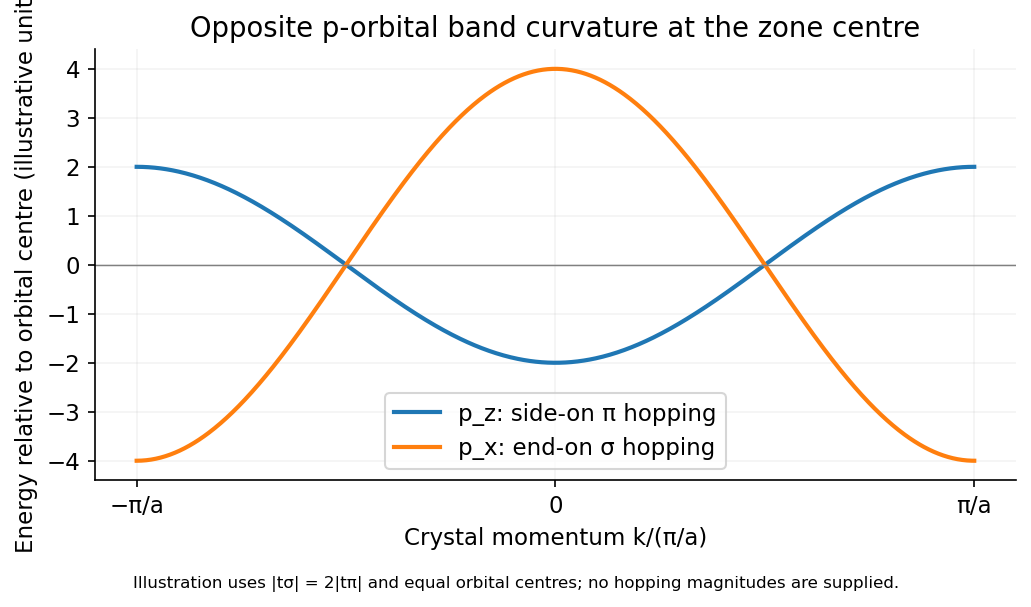

The script that drew this image:
"""Original solution diagram; Python 3.14.4, numpy 2.3.5, matplotlib 3.10.7.
Run from the mirrored _media directory; output is a basename in cwd.
"""
from pathlib import Path
import numpy as np
import matplotlib
matplotlib.use('Agg')
import matplotlib.pyplot as plt
plt.rcParams.update({'font.size':11,'figure.facecolor':'white','axes.spines.top':False,'axes.spines.right':False})

x=np.linspace(-1,1,700);fig,ax=plt.subplots(figsize=(7,4));ax.plot(x,-2*np.cos(np.pi*x),lw=2,label='p_z: side-on π hopping');ax.plot(x,4*np.cos(np.pi*x),lw=2,label='p_x: end-on σ hopping');ax.axhline(0,color='.5',lw=.7);ax.set(xlabel='Crystal momentum k/(π/a)',ylabel='Energy relative to orbital centre (illustrative units)',title='Opposite p-orbital band curvature at the zone centre');ax.set_xticks([-1,0,1],['−π/a','0','π/a']);ax.legend();ax.grid(alpha=.15);fig.text(.5,.005,'Illustration uses |tσ| = 2|tπ| and equal orbital centres; no hopping magnitudes are supplied.',ha='center',fontsize=8);fig.tight_layout(rect=(0,.03,1,1))

fig.savefig(Path(__file__).with_suffix('.png').name,dpi=150,facecolor='white',bbox_inches='tight');plt.close(fig)
